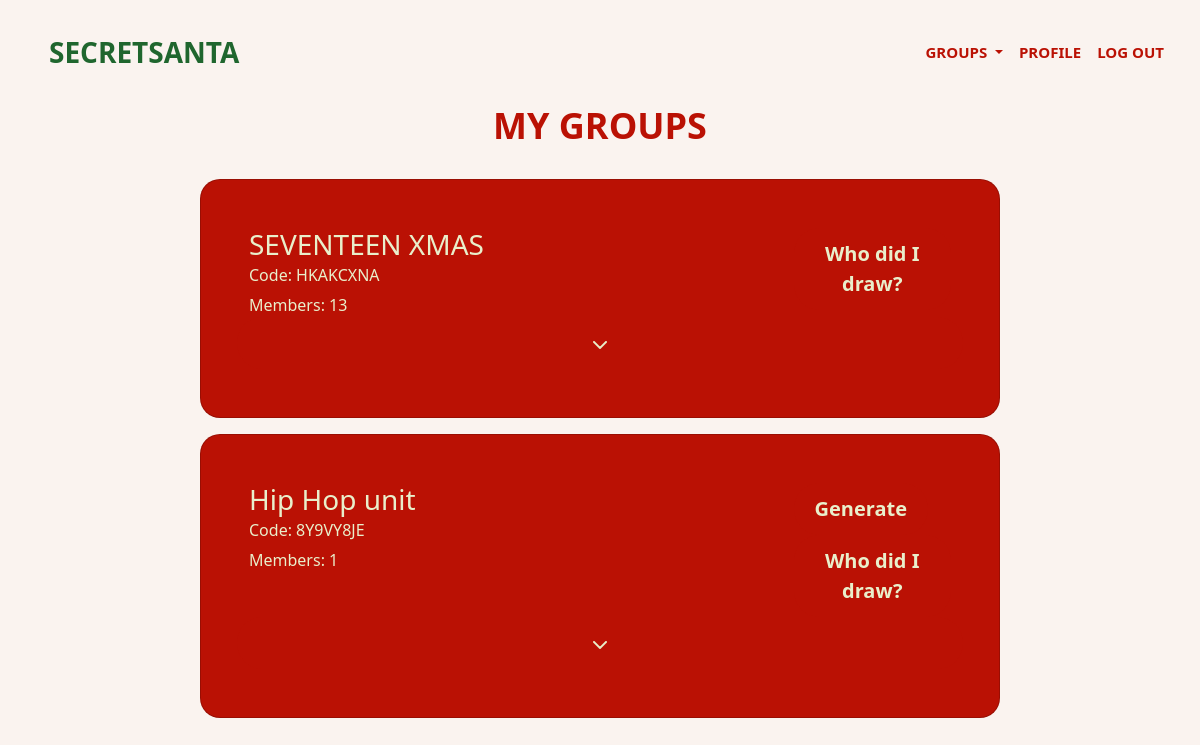
Page /my_groups/ (signed in) on the committed database.
### secretsanta/models.py (models this page shows)
class Group(models.Model):
    GROUP_TYPE_CHOICES = [
        ('family', 'Family'),
        ('friends', 'Friends'),
        ('work', 'Work'),
    ]
    name = models.CharField(max_length=100, unique=False)  # Group name
    code = models.CharField(max_length=8, unique=True, blank=False)  # Random unique code
    group_type = models.CharField(max_length=20, choices=GROUP_TYPE_CHOICES, default='family_friends')
    admin = models.ForeignKey(User, related_name='admin_groups', on_delete=models.CASCADE)  # Admin who created the group

### secretsanta/views/my_groups_view.py (the view)
# urls.py: path('my_groups/', my_groups_view.my_groups, name='my_groups'),
@login_required
def my_groups(request):
    user = request.user
    created_groups = user.admin_groups.all()  # groups this user created
    member_groups = Group.objects.filter(memberships__user=user).distinct()
    current_year = datetime.now().year
    user_assignments = Assignment.objects.filter(giver=user, year=current_year)
    for group in member_groups:
        assignment = user_assignments.filter(group=group).first()
        if assignment:
            group.assigned_receiver = assignment.receiver
            print(f"✅ Found assignment for {group.name}: {assignment.giver.username} → {assignment.receiver.username}")
        else:
            group.assigned_receiver = None
            print(f"⚠️ No assignment for {group.name}")
    return render(request, "my_groups.html", {"created_groups": created_groups, "member_groups": member_groups, "user": user})

### secretsanta/templates/my_groups.html (shortened to what this page needs)
{% extends 'logged_in_base.html' %}
{% block body %}
<div style="text-align: center;">
    <h1>MY GROUPS</h1>
</div>
<div class="center-cards">
    {% for group in member_groups %}
    <div class="card card-red" style="width: 50rem; height: auto;">
        <div class="card-body cream-text row">
            <div class="col-12 col-md-9">
                <h3 class="card-title">{{ group.name }}</h3>
                <h6 class="card-subtitle mb-2">Code: {{ group.code }}</h6>
                <p class="card-text">Members: {{ group.memberships.count }}</p>
            </div>
            <div class="col-6 col-md-3">
                {% if user == group.admin and not group.assigned_receiver%}
                    <form action="{% url 'generate_assignments' group.id %}" method="post" style="display:inline;">
                        <button type="submit" class="btn btn-red">Generate</button>
                    </form>
                {% endif %}
                <button type="button" class="btn btn-red" data-bs-toggle="modal" data-bs-target="#whoDidIDrawModal">
                    Who did I draw?
                </button>
            </div>
            <a class="btn btn-red chevron-toggle"
                data-bs-toggle="collapse"
                href="#groupMembersToggle{{ group.id }}"
                role="button"
                aria-expanded="false"
                aria-controls="groupMembersToggle{{ group.id }}">
                <img src="/static/images/chevron-down.png" class="chevron-icon">
            </a>
        </div>
    </div>
    {% empty %}
    <div class="card card-red cream-text">
        <div class="card-body">
            You aren't in any groups yet.
        </div>
    </div>
    {% endfor %}
</div>
{% endblock %}

### secretsanta/static/base.css (style rules this page uses)
.center-cards { display: flex; flex-direction: column; align-items: center; gap: 1rem; margin-top: 2rem; }
.card-red { background-color: #BA1104; border-radius: 20px; padding: 2rem; }
.cream-text { color: #E9EFCB; }

### secretsanta/static/homepage.css (style rules this page uses)
h1 { font-size: 36px; font-weight: 600; color: #BA1104; }

### secretsanta/static/buttons.css (style rules this page uses)
.btn-red { background-color: #BA1104; color: #E9EFCB; border-radius: 25px; font-size: 20px; font-weight: 600; padding: 10px 20px 10px 20px; }

### rows in the picture
Group: name "SEVENTEEN XMAS", code "HKAKCXNA", memberships.count "13"
Group: name "Hip Hop unit", code "8Y9VY8JE", memberships.count "1", shows "Generate"
